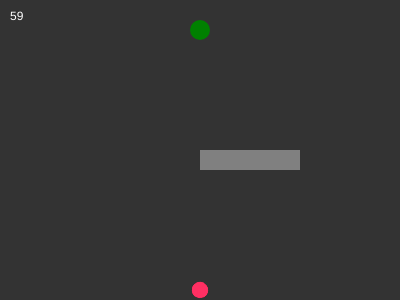
Frame 1 (no input)
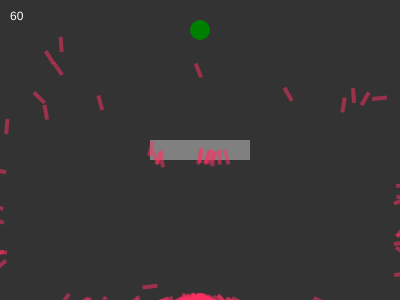
Frame 60 (no input)
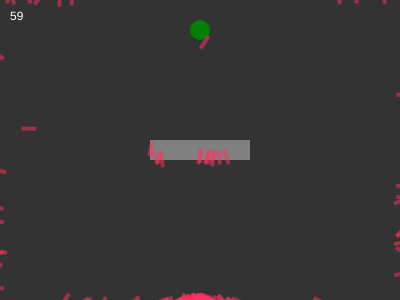
Frame 120 (the mouse pressed at the canvas centre since frame 60)

The p5.js sketch that drew these frames (run headless with seeded random() and noise() and a simulated clock; from frame 60 on, the mouse is pressed at the canvas centre):

// p5.js sketch
// ── sketch.js
var rockets = [];
var target;
var obstacle;

function setup() {
  	createCanvas(400, 300);
  	background(51);
	
	target = new Target(width/2, height/10);	
	obstacle = new Obstacle(width/2, height/2);

  	for(var i = 0; i < 100; i++)
  	{
  		rockets[i] = new Rocket();
  	}
}

function draw() {
	background(51);
	target.show();
	obstacle.show();

	for(var i = 0; i < rockets.length; i++)
	{
		rockets[i].update(obstacle);
		rockets[i].show();
		rockets[i].goal(target);
	}

	if(frameCount % 200 == 0)
		newGeneration();

	fill(255);
	text(floor(getFrameRate()), 10, 20);

}

var newGeneration = function()
{
	var newRockets = [];
	var index = 0;
	while(newRockets.length < 100)
	{
		if(index >= rockets.length)
			break;

		var x = rockets[index++];
			if(x.alive)
			{
				if(x.finished)
					for(var i = 0; i < 20; i++)
					{
						newRockets.push(new Rocket(x));
					}
				else if(x.fitness > 100)
					for(var i = 0; i < 10; i++)
					{
						newRockets.push(new Rocket(x));
					}
				else 
					for(var i = 0; i < 5; i++)
					{
						newRockets.push(new Rocket(x));
					}
			} else {
				newRockets.push(new Rocket());
			}

		

	}

	rockets = newRockets;
}



var Target = function(x, y) {

	this.x = x;
	this.y = y;
	this.r = 20;

	this.show = function(){
		fill('green');
		noStroke();
		ellipse(this.x,this.y, this.r, this.r);
	}

}

var Obstacle = function(x, y) {

	this.x = x;
	this.y = y;
	this.h = 20;
	this.w = 100

	this.show = function(){
		fill('gray');
		noStroke();
		rect(this.x,this.y, this.w, this.h);
	}

}
// ── rocket.js
var Rocket = function() 
{
	this.h = 15;
	this.w = 4;
	this.pos = createVector(width/2, height-10);
	this.vel = createVector(0, 0);
	this.acc = createVector(0, 0);
	this.moves = new Array(200);
	this.angle = 0;
	this.index = 0;
	this.alive = true;
	this.finished = false;
	this.fitness = 0;




	for(var i = 0; i < this.moves.length; i++)
	{
		if(random(1) < 0.95 && arguments.length > 0)
			this.moves[i] = arguments[0].moves[i];
		else
			this.moves[i] = createVector(random(0.5), random(TWO_PI));
	}



	this.update = function(obstalce)
	{
		if(!this.alive || this.finished)
			return;

		var force = p5.Vector.fromAngle(this.moves[this.index].y);
		force.setMag(this.moves[this.index].x);

		if(++this.index >= this.moves.length)
			this.index = 0;

		this.acc.add(force);
		this.vel.add(this.acc);
		this.vel.limit(5);
		this.pos.add(this.vel);
		this.angle = this.vel.heading();

		if(this.pos.x > width || this.pos.x < 0 || this.pos.y > height || this.pos.y < 0 || 
			(this.pos.y > obstacle.y - obstacle.h/2 && this.pos.y < obstacle.y + obstacle.h/2 &&
				this.pos.x > obstacle.x - obstacle.w/2 && this.pos.x < obstacle.x + obstacle.w/2))
		{
			this.alive = false;
		}

		this.fitness -= 5;
	}

	this.show = function() 
	{
		

		rectMode(CENTER);
		fill(255, 50, 100, 130);

		push();
		translate(this.pos.x, this.pos.y);
		rotate(this.angle + PI/2);
		rect(0, 0, this.w, this.h);
		pop();
	}

	this.goal = function(target)
	{
		var d = dist(this.pos.x, this.pos.y, target.x, target.y);

		if(d < target.r - 5)
			this.finished = true;


		this.fitness = height-d;	
			
	}
}
